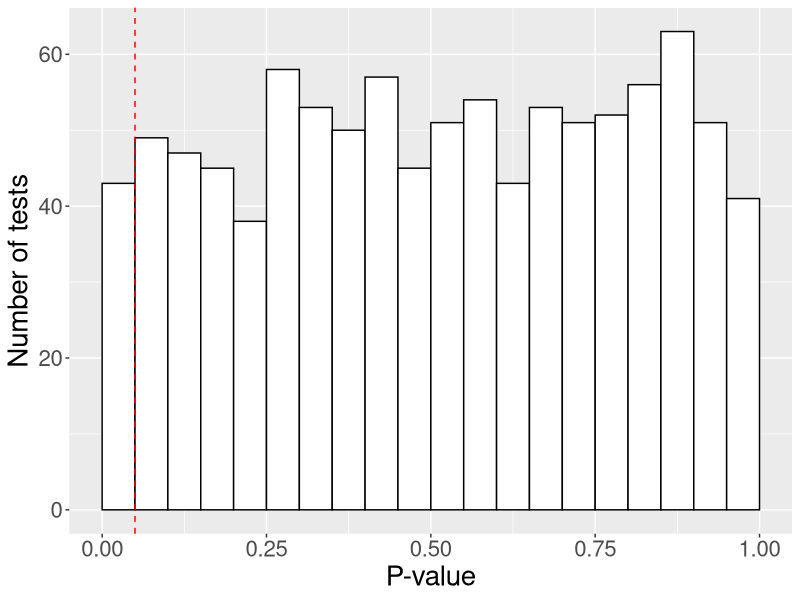
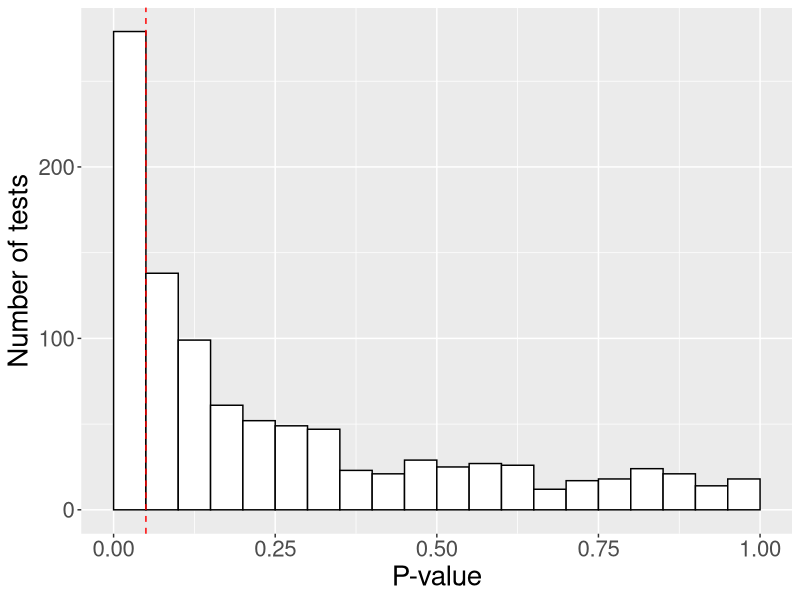
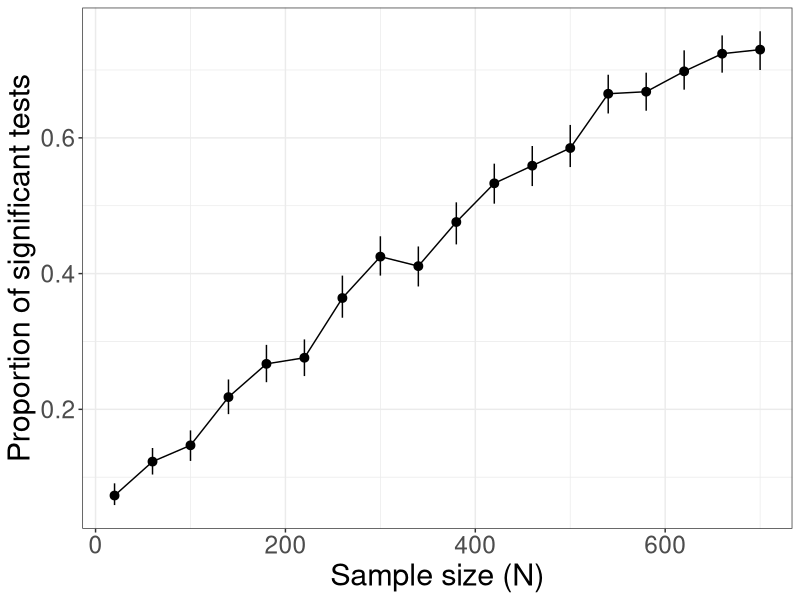
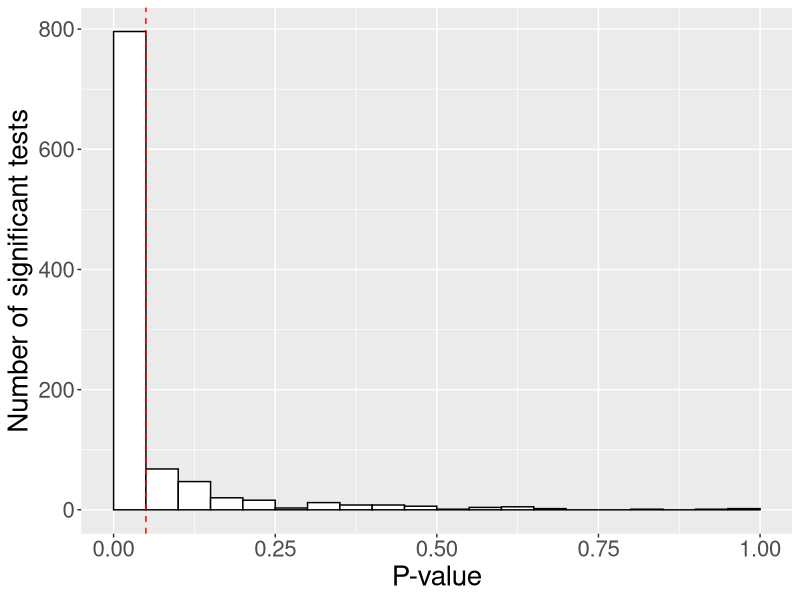
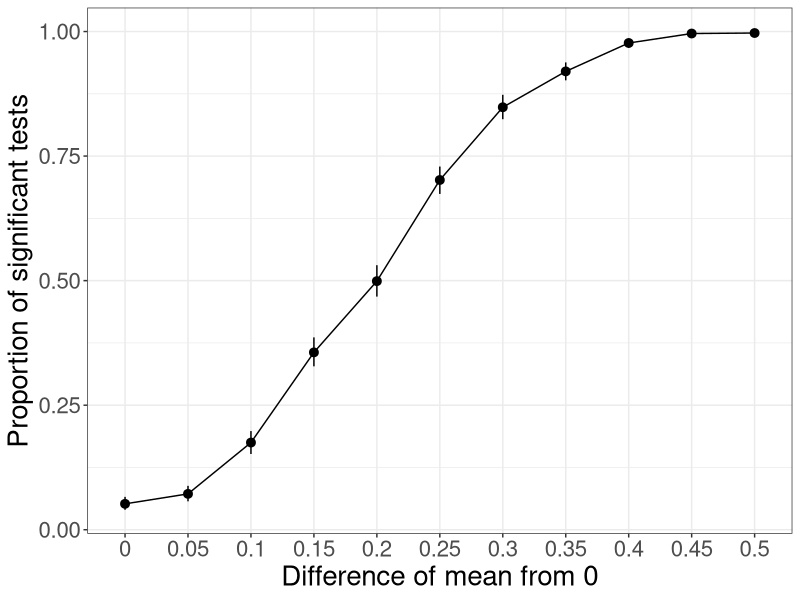
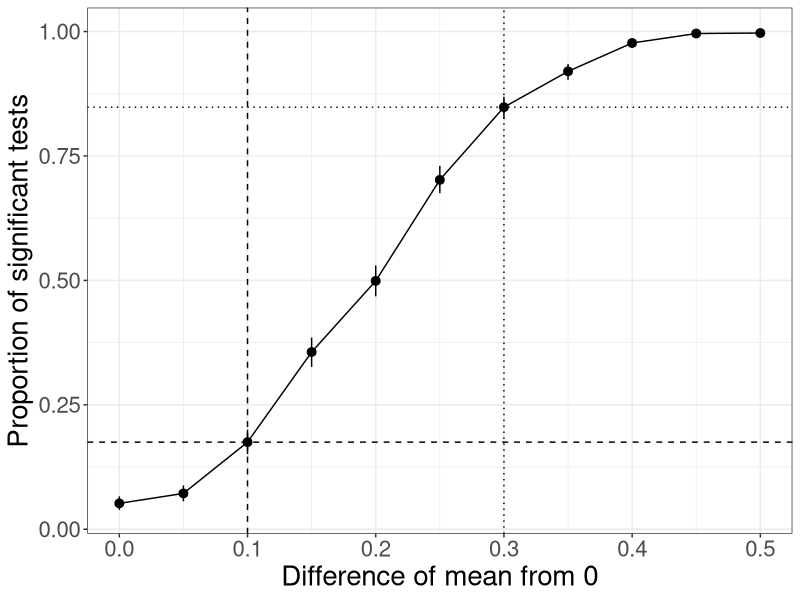
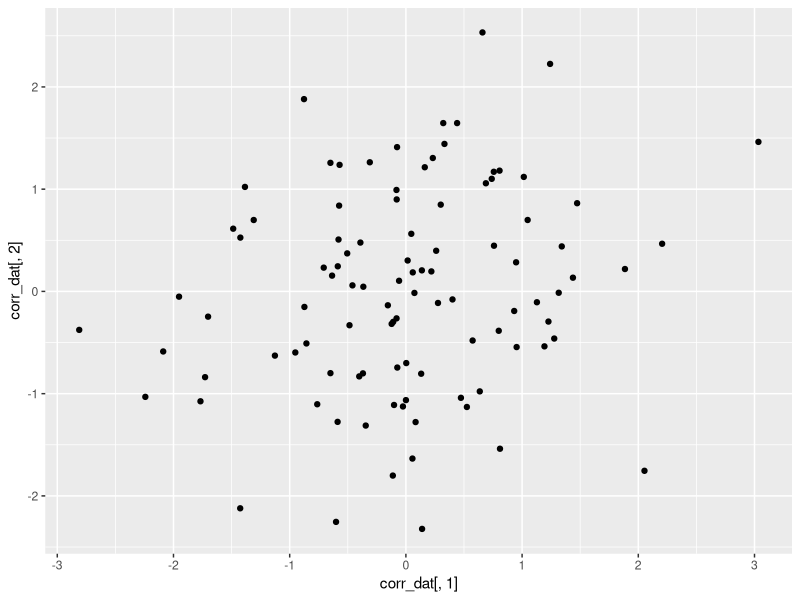
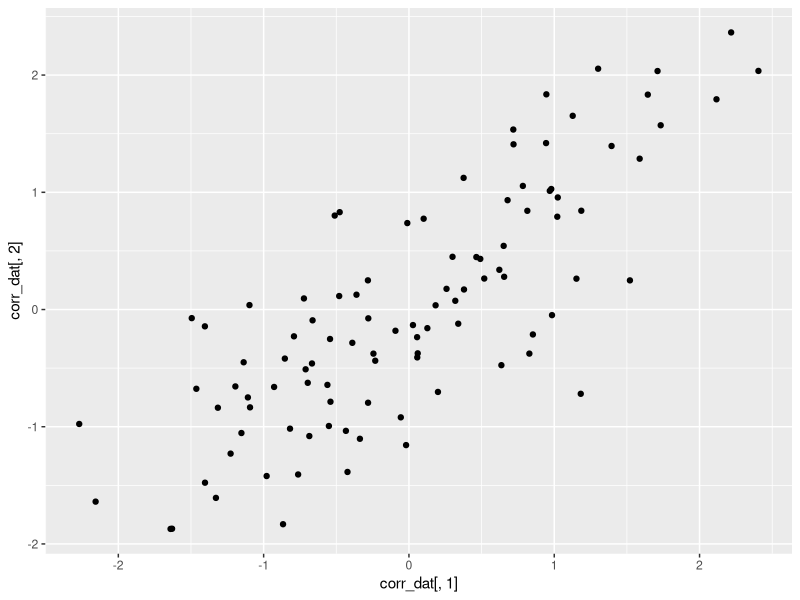

Reproduce these figures in R, in order.
## ---- chunk 1
options(htmltools.dir.version = FALSE)
library(tidyverse)
## ---- chunk 2
a <- rnorm(50)
b <- rnorm(50, mean = 1)
t.test(a, b)
## ---- chunk 3
normsim <- function(n = 100,
                    mean = 0,
                    sd = 1) {
  run_test <- t.test(rnorm(n, mean, sd))
  run_test$p.value
}

zz <- replicate(1000, normsim())

ggplot() + 
  geom_histogram(aes(zz),
                 fill = "white",
                 colour = "black",
                 binwidth = 0.05,
                 boundary = 0) +
  geom_vline(xintercept = 0.05,
             linetype = "dashed",
             colour = "red") + 
  labs(x = "P-value",
       y = "Number of tests") +
  theme(text = element_text(size = 20))
## ---- chunk 4
zz <- replicate(1000, normsim(mean = .15))

ggplot() + 
  geom_histogram(aes(zz),
                 fill = "white",
                 colour = "black",
                 binwidth = 0.05,
                 boundary = 0) +
  geom_vline(xintercept = 0.05,
             linetype = "dashed",
             colour = "red") + 
  labs(x = "P-value",
       y = "Number of tests") +
  theme(text = element_text(size = 20))
## ---- chunk 5
sample_sizes <- seq(20, 700, by = 40)
pvals <- purrr::map(sample_sizes,
                    ~replicate(1000, normsim(n = ., mean = 0.1)))
names(pvals) <- sample_sizes
pvals <- bind_rows(pvals) 
pvals %>%
  gather(mean, p.vals) %>%
  mutate(p.vals = 0 + (p.vals < .05)) %>%
  ggplot(aes(x = as.numeric(mean), y = p.vals)) +
  stat_summary(fun.data = mean_cl_boot) +
  stat_summary(geom = "line", fun.y = mean, group = 1) +
  theme_bw() +
  theme(text = element_text(size = 22))+
  labs(x = "Sample size (N)",
       y = "Proportion of significant tests")
## ---- chunk 6
zz <- replicate(1000, normsim(mean = .285))

ggplot() + 
  geom_histogram(aes(zz),
                 fill = "white",
                 colour = "black",
                 binwidth = 0.05,
                 boundary = 0) +
  geom_vline(xintercept = 0.05,
             linetype = "dashed",
             colour = "red") + 
  labs(x = "P-value",
       y = "Number of significant tests") +
  theme(text = element_text(size = 20))
## ---- chunk 7
effect_sizes <- seq(0, 0.5, by = 0.05)
pvals <- purrr::map(effect_sizes, ~replicate(1000, normsim(mean = .)))
names(pvals) <- effect_sizes
pvals <- bind_rows(pvals) 
pvals %>%
  gather(mean, p.vals) %>%
  mutate(p.vals = 0 + (p.vals < .05)) %>%
  ggplot(aes(x = mean, y = p.vals)) +
  stat_summary(fun.data = mean_cl_boot) +
  stat_summary(geom = "line", fun.y = mean, group = 1) +
  theme_bw() +
  theme(text = element_text(size = 20))+
  labs(x = "Difference of mean from 0",
       y = "Proportion of significant tests")
## ---- chunk 8
mean_pvals <- pvals %>%
  gather(mean, p.vals) %>%
  mutate(p.vals = 0 + (p.vals < .05)) %>%
  group_by(mean) %>%
  summarise(p.vals = mean(p.vals))

pvals %>%
  gather(mean, p.vals) %>%
  mutate(p.vals = 0 + (p.vals < .05)) %>%
  ggplot(aes(x = as.numeric(mean), y = p.vals)) +
  stat_summary(fun.data = mean_cl_boot) +
  stat_summary(geom = "line", fun.y = mean, group = 1) +
  theme_bw() +
  theme(text = element_text(size = 20)) +
  labs(x = "Difference of mean from 0",
       y = "Proportion of significant tests") + 
  geom_vline(xintercept = 0.1, linetype = "dashed") +
  geom_hline(yintercept = mean_pvals[3, 2, drop = TRUE], linetype = "dashed") +
  geom_vline(xintercept = 0.3, linetype = "dotted") +
  geom_hline(yintercept = mean_pvals[7, 2, drop = TRUE], linetype = "dotted")
## ---- chunk 9
library(pwr)
pwr.t.test(n = 100, d = .3, type = "one.sample")
## ---- chunk 10
t.test(a, b)

(mean(a) - mean(b)) / sqrt((sd(a)^2 + sd(b)^2) / 2)
## ---- chunk 11
corr_dat <- MASS::mvrnorm(n = 100,
                     rep(0, 2),
                     Sigma = matrix(c(1, 0.2, 0.2, 1), ncol = 2),
                     empirical = TRUE)
qplot(corr_dat[, 1], corr_dat[, 2]) 
## ---- chunk 12
corr_dat <- MASS::mvrnorm(n = 100,
                     rep(0, 2),
                     Sigma = matrix(c(1, 0.8, 0.8, 1), ncol = 2),
                     empirical = TRUE)
qplot(corr_dat[, 1], corr_dat[, 2]) 
## ---- chunk 13
example_rt_df <- 
  data.frame(Participant = rep(1:50,
                               each = 10),
             Viewpoint = c("Same", "Different"),
             First = rnorm(500, 500, 100),
             Second = rnorm(500, 400, 100)) %>% 
  gather(Block, RT, First, Second) %>%
  group_by(Participant, Viewpoint, Block) %>%
  summarise(RT = mean(RT)) %>%
  ungroup
## ---- chunk 14
afex::aov_ez(dv = "RT",
             within = c("Block", "Viewpoint"),
             id = "Participant", data = example_rt_df)
